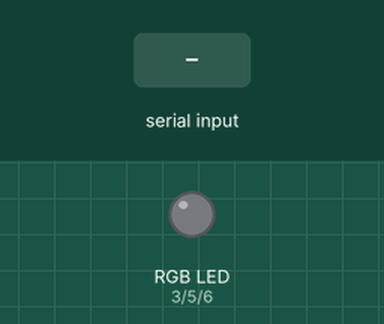
This sketch was run on a simulated Arduino Uno, built with avr-gcc and run on an emulated ATmega328P. Shown: an RGB LED mixed from three pins (HIGH = lit). The inputs (shaded band) are chosen by the test bench. Dim RGB values are drawn brighter than linear.

Above: at 1.2 s.
1.3 s: "90,45,200\n" received over Serial
At 2.5 s:
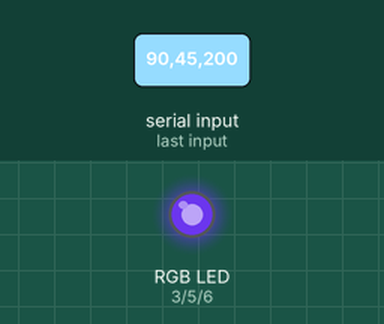
2.8 s: "30,150,10\n" received over Serial
At 3.9 s:
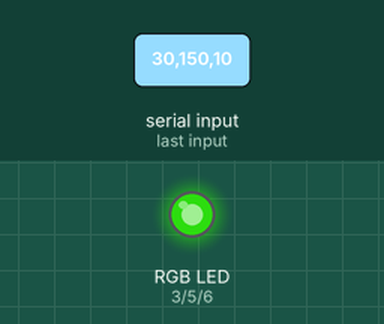
4.3 s: "1,90,45\n" received over Serial
At 4.9 s:
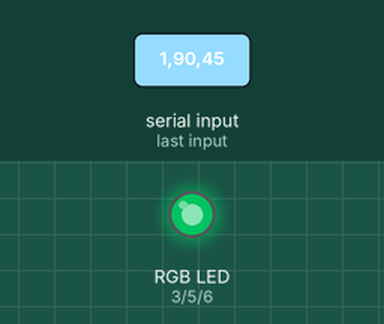
Timing chart, 0 to 7.3 s (numbered marks = the images above; inputs shaded):
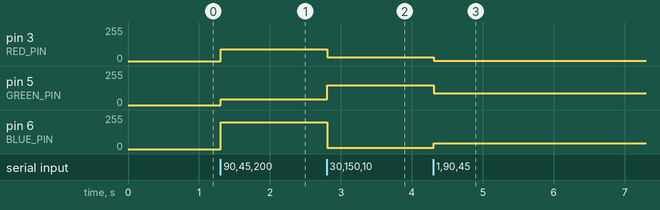

Measured:
- after the input at 1.3 s, pin 3 (RED_PIN): 0/255 → 90/255 at once; pin 5 (GREEN_PIN): 0/255 → 45/255 at once; pin 6 (BLUE_PIN): 0/255 → 200/255 at once
- after the input at 2.8 s, pin 3 (RED_PIN): 90/255 → 30/255 at once; pin 5 (GREEN_PIN): 45/255 → 150/255 at once; pin 6 (BLUE_PIN): 200/255 → 10/255 at once
- after the input at 4.3 s, pin 3 (RED_PIN): 30/255 → 1/255 at once; pin 5 (GREEN_PIN): 150/255 → 90/255 at once; pin 6 (BLUE_PIN): 10/255 → 45/255 at once

The sketch:

rgb-led-sketch.ino
```cpp
const int RED_PIN = 3;
const int GREEN_PIN = 5;
const int BLUE_PIN = 6;

void setup() {

  Serial.begin(9600);

  pinMode(RED_PIN, OUTPUT);
  pinMode(GREEN_PIN, OUTPUT);
  pinMode(BLUE_PIN, OUTPUT);

}

void loop() {

  while (Serial.available() > 0) {

    int red = Serial.parseInt();
    int green = Serial.parseInt();
    int blue = Serial.parseInt();

    if (Serial.read() == '\n') {

      analogWrite(RED_PIN, red);
      analogWrite(GREEN_PIN, green);
      analogWrite(BLUE_PIN, blue);

    }

  }

}
```
